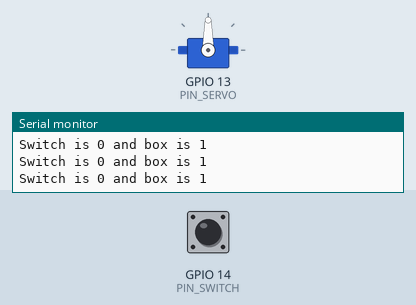
The program below on a simulated ESP32. On the bench: servo, the last lines printed to the serial monitor. The inputs (shaded band) are chosen by the test bench; at power-on: GPIO 14 (PIN_SWITCH) LOW.

Above: at 1.2 s.
1.3 s: GPIO 14 (PIN_SWITCH) pulled HIGH for 0.15 s
At 1.36 s:
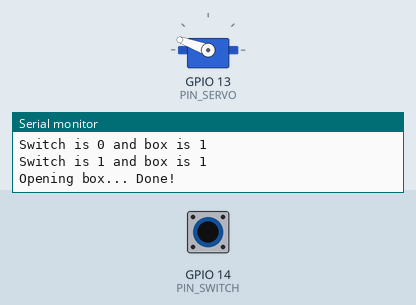
Timing chart, 0 to 4.3 s (numbered marks = the images above; inputs shaded):
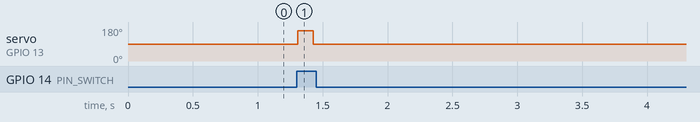

The program:

main.cpp
```cpp
#include <Arduino.h>
//#include <task.h>
#include <ESP32Servo.h>
#include <wifiServer.h>

/*
    ##########################################################################
    ############                  Definitions                     ############
    ##########################################################################
*/
#define PIN_SERVO 13
#define MIN_SERVO_US 1000  // 500 default
#define MAX_SERVO_US 2000  // 2400 default
#define PIN_SWITCH 14

/*
    ##########################################################################
    ############                 Global Variables                 ############
    ##########################################################################
*/
WifiServer wifiServer(SSID_AD_HOC, PASSWORD_AD_HOC);
Servo servo;
// Attention, always connect servo power-line to 5v, not 3v3
// ESP32Servo by Kevin Harrington, John K. Bennett
// https://arduino.stackexchange.com/questions/1321/servo-wont-stop-rotating

bool boxClosed = true;
bool wifiLock = false;
int counter = 0;
/*
    ##########################################################################
    ############                     Functions                    ############
    ##########################################################################
*/
void open_box();
void close_box();
void setup();
void loop();

/*
    ##########################################################################
    ############                      Code                        ############
    ##########################################################################
*/

void open_box() {
    Serial.print("Opening box... ");

    servo.write(160);  // max speed clockwise
    vTaskDelay(pdMS_TO_TICKS(120));
    servo.write(90);  // no motion

    Serial.println("Done!");
}

void close_box() {
    Serial.print("Closing box... ");

    servo.write(30);  // max speed counter-clockwise
    vTaskDelay(pdMS_TO_TICKS(100));
    servo.write(90);  // no motion

    Serial.println("Done!");
}

void WifiServer::on_client_connected(void* arg, AsyncClient* client) {
    Serial.println("Client established connection with server");
    client->onData(
        [](void* arg, AsyncClient* client, void* data, size_t len) {
            uint8_t* receivedData = reinterpret_cast<uint8_t*>((char*)(data));
            //printHEXPacket(receivedData, 33); -- debugging
            Serial.printf("Receiving %d bytes from geocache", len);
            Serial.println();

            wifiLock = true;
            counter = 0;
            open_box();

            Serial.println();
        },
        nullptr);
}

void setup() {
    Serial.begin(115200);
    while (!Serial)
        ;
    Serial.println("Server Terminal ready");
    Serial.println();

    // Setup servo
    servo.attach(PIN_SERVO);

    // Setup wifi receiver
    wifiServer.setup();

    // Setup Switch
    pinMode(PIN_SWITCH, INPUT);
}

void loop() {

    if (!wifiLock) {
        int switchValue = digitalRead(PIN_SWITCH);
        // switchValue == HIGH -> on
        // switchValue == LOW -> off

        Serial.printf("Switch is %d and box is %d", switchValue, boxClosed);
        Serial.println();

        if (switchValue == HIGH && boxClosed) {
            open_box();
            boxClosed = false;
        } else if (switchValue == LOW && !boxClosed) {
            //close_box();
            boxClosed = true;
        }
    } else {

        if (counter >= 50) {
            close_box();
            boxClosed = true;
            wifiLock = false;
            counter = 0;
        } else {
            Serial.printf("Counter is %d", counter);
            Serial.println();
        }
        counter++;
    }

    vTaskDelay(pdMS_TO_TICKS(100));
}
```

wifiServer.h
```cpp
#pragma once  // Safeguard

//! \attention for WiFi include to always be first
#include <WiFi.h>
#include <AsyncTCP.h>

/*
    ##########################################################################
    ############                  Definitions                     ############
    ##########################################################################
*/
//! Default SSID for AD_HOC network
#define SSID_AD_HOC "ad_hoc_esp32"
//! Default Password for AD_HOC network
#define PASSWORD_AD_HOC "123456789"
//! Server port for the server to be bounded
#define SERVER_PORT 80
//! Maximum Transmission Unit for communication
#define MTU 1500

/*
    ##########################################################################
    ############             WifiServer declaration               ############
    ##########################################################################
*/
/*! \class WifiServer
    \brief Handles Wi-Fi server functionalities.
*/
class WifiServer {
   protected:
    /*!< Counter for packets. */
    uint8_t packetCounter = 0;

    /*!< Async server instance. */
    AsyncServer server = AsyncServer(SERVER_PORT);
    /*!< New associated IP address. */
    IPAddress local_IP;
    /*!< Default Gateway. */
    IPAddress gateway;
    /*!< Network Mask. */
    IPAddress subnet;

   private:
    /*!< Pointer to the password. */
    const char* _password;

   public:
    /*! \brief Constructor for WifiServer class.
        \param network Pointer to the SSID of the network.
        \param password Pointer to the password of the network.
    */
    WifiServer(const char* network, const char* password);

    /*! \brief Destructor for WifiServer class.
    */
    ~WifiServer();

    /*! \brief Set up the Wi-Fi server.
    */
    void setup();

    /*! \brief Callback for handling client connections.
        \param arg Pointer to additional data.
        \param client Pointer to the connected AsyncClient.
        \attention Function on_client_connected is supposed to be defined in the
            Src file from which is called. This means that it's not implemented in this
            associated cpp file
    */
    virtual void on_client_connected(void* arg, AsyncClient* client);

    /*!< Pointer to the SSID. */
    const char* ssid;
};
```

wifiServer.cpp
```cpp
#include "wifiServer.h"

WifiServer::WifiServer(const char* network, const char* password) {
    local_IP = IPAddress(192, 168, 2, 3);
    gateway = IPAddress(192, 168, 2, 3);
    subnet = IPAddress(255, 255, 255, 0);
    ssid = network;
    _password = password;
}

WifiServer::~WifiServer() {}

void WifiServer::setup() {
    WiFi.softAPConfig(local_IP, gateway, subnet);
    WiFi.softAP(ssid, _password);
    Serial.print("Serving Access Point on IP ");
    Serial.print(WiFi.softAPIP());
    Serial.print(" for ");
    Serial.println(ssid);
    Serial.println();

    // Bind a lambda function as the client connection callback
    server.onClient(
        [this](void* arg, AsyncClient* client) {
            this->on_client_connected(arg, client);
        },
        this);

    server.begin();
}
```

Measured:
- after the input at 1.3 s, servo on GPIO 13 (PIN_SERVO): 90° → 160° at once, → 90° 0.12 s later
